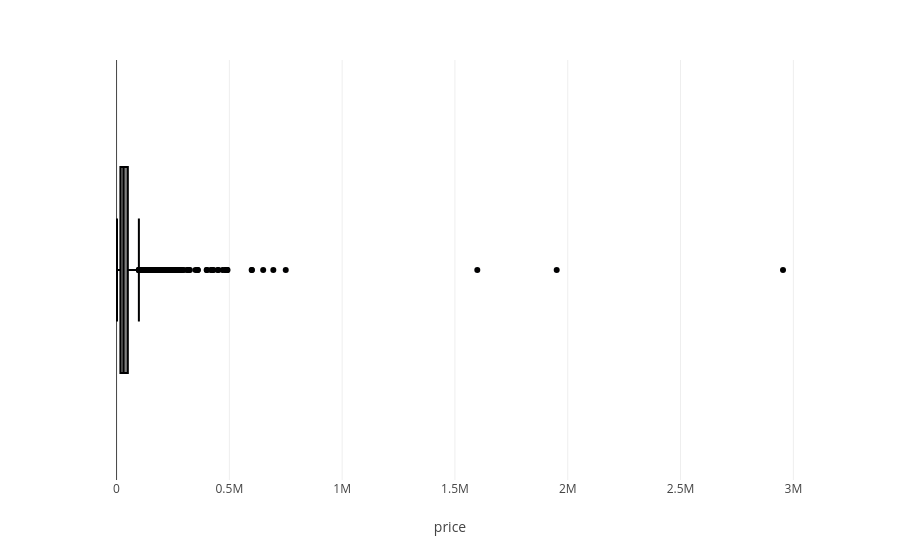

Notebook cell for this chart:
### Code cell
fig=px.box(df,x="price")
fig.show()

### Figure 1 — Plotly figure (JSON) as saved in the notebook; plotly's stock layout.template omitted (floating-point values rounded to 4 significant figures; data arrays with more than 128 entries replaced by an {"elided": "..."} marker saying what was removed)
{"data": [{"alignmentgroup": "True", "hovertemplate": "price=%{x}<extra></extra>", "legendgroup": "", "marker": {"color": "#000001"}, "name": "", "notched": false, "offsetgroup": "", "orientation": "h", "showlegend": false, "type": "box", "x": {"elided": "4009 int values"}, "x0": " ", "xaxis": "x", "y0": " ", "yaxis": "y"}], "layout": {"boxmode": "group", "legend": {"tracegroupgap": 0}, "margin": {"t": 60}, "xaxis": {"anchor": "y", "domain": [0, 1], "title": {"text": "price"}}, "yaxis": {"anchor": "x", "domain": [0, 1]}}}
